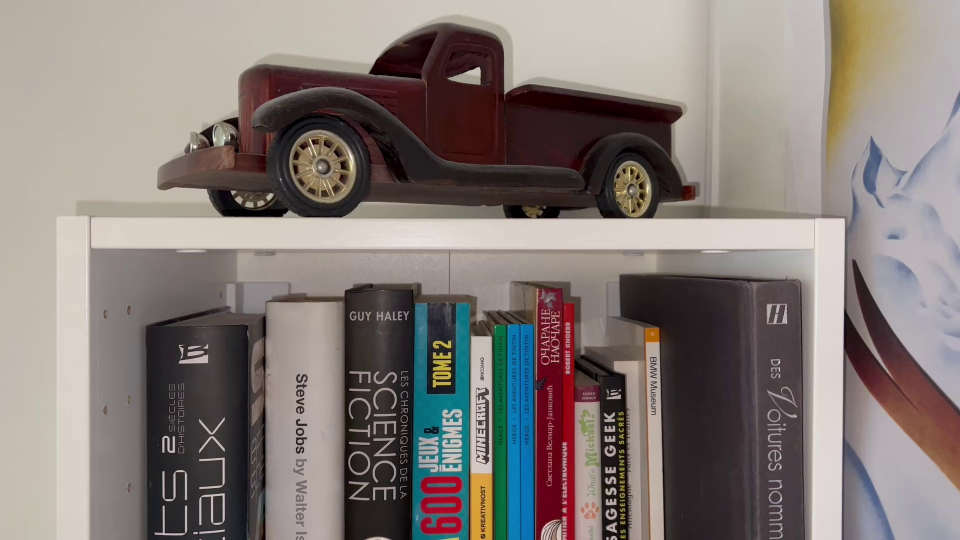
#> input picture WIP_ImageProcessingService/v2_apr14/Panoramic-Photo-Generation-master/key_frames/frame0.jpg, 1920 x 1080 px (shown at 1/2 size)
$ python -i stitch.py   (imports and definitions only)
#> lines starting #> are read from the running program, lines starting #| are printed output that depends on the picture; after the words box and inside, x2 and y2 are one past the last pixel; in counts of white or black regions, pixels touching at a corner belong together
#> further down, picture is the input picture: shape (1080, 1920, 3); mean B, G, R 119, 122.8, 132.1
import cv2
import numpy as np


# [124 lines left out: functions stitch_by_H, compute_homography, stitch_image, not called in this run]


def crop_black(img):
    """Crop off the black edges."""
    img_gray = cv2.cvtColor(img, cv2.COLOR_BGR2GRAY)
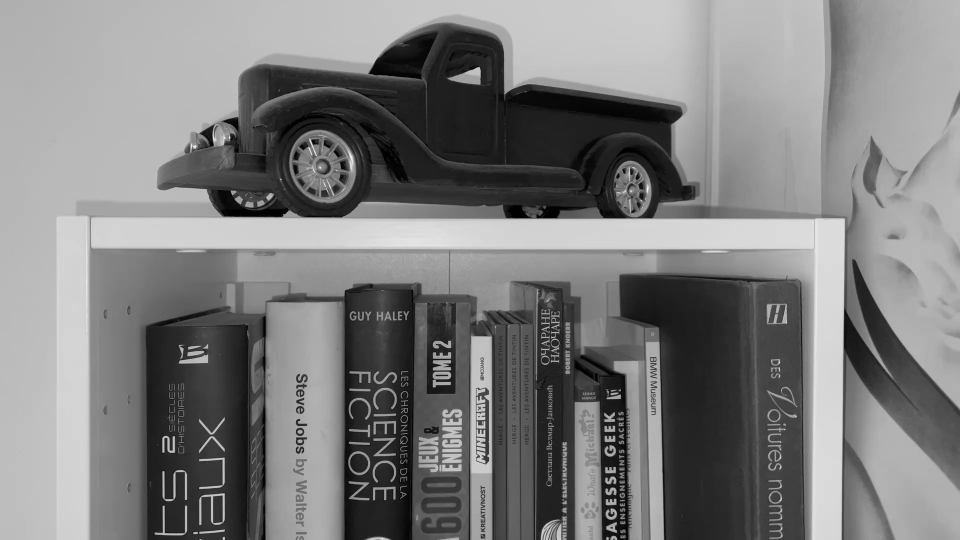
#> img_gray: shape (1080, 1920) (shown at 1/2 size); min 0, max 254, mean 125.2
    _, thresh = cv2.threshold(img_gray, 1, 255, cv2.THRESH_BINARY)
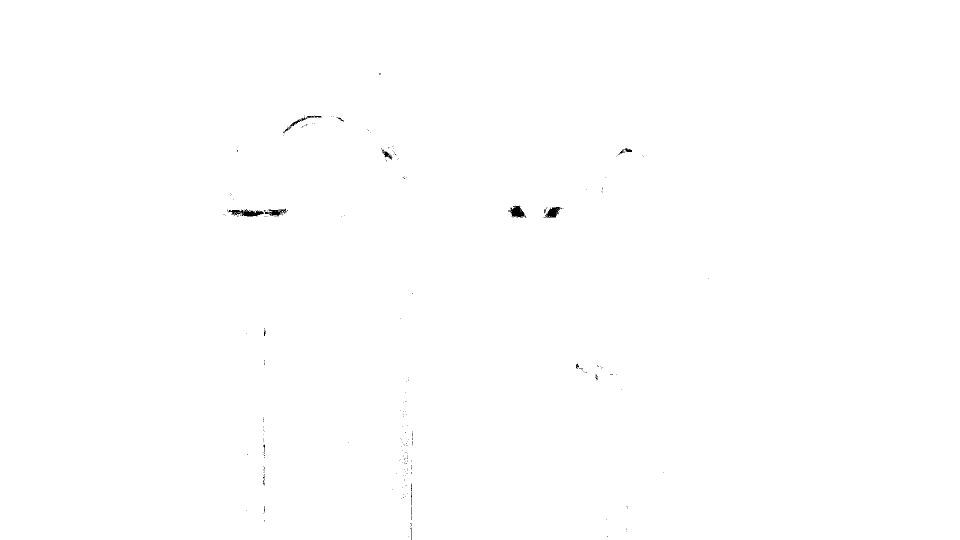
#> thresh: shape (1080, 1920) (shown at 1/2 size); 99.9% white; 236 black regions (218 under 20 px)
    contours, _ = cv2.findContours(thresh, cv2.RETR_EXTERNAL,
                                      cv2.CHAIN_APPROX_NONE)
#> contours = 1 contour; box (x1, y1, x2, y2) and area: (0, 0, 1920, 1080) 2070550

    max_area = 0
    best_rect = (0, 0, 0, 0)

    for cnt in contours:
        x, y, w, h = cv2.boundingRect(cnt)
        deltaHeight = h - y
        deltaWidth = w - x

        area = deltaHeight * deltaWidth

        if area > max_area and deltaHeight > 0 and deltaWidth > 0:
            max_area = area
            best_rect = (x, y, w, h)
#> this loop made 1 pass
#> (x, y, w, h, deltaHeight, deltaWidth, area, max_area) on pass 1: (0, 0, 1920, 1080, 1080, 1920, 2073600, 2073600)
#> after the loop, max_area = 2073600

    if max_area > 0:
        img_crop = img[best_rect[1]:best_rect[1] + best_rect[3],
                   best_rect[0]:best_rect[0] + best_rect[2]]
    else:
        img_crop = img

    return img_crop


# Equations are from https://www.cnblogs.com/cheermyang/p/5431170.html
# [27 lines left out: function cylindrical_project, not called in this run]


# Below are our attempts for linear blending and Laplacian blending.
"""
def stitch_by_H_blend(img1, img2, H):
    # Get heights and widths of input images
    w1, h1, depth = img1.shape
    w2, h2 = img2.shape[0:2]

    # Store the 4 ends of each original canvas
    img1_canvas = np.float32([[0, 0], [0, w1],
                              [h1, w1], [h1, 0]]).reshape(-1, 1, 2)
    img2_canvas_orig = np.float32([[0, 0], [0, w2],
                                   [h2, w2], [h2, 0]]).reshape(-1, 1, 2)

    # The 4 ends of (perspective) transformed img2
    if H is None:
        H = compute_homography(img1, img1)
    img2_canvas = cv2.perspectiveTransform(img2_canvas_orig, H)

    # Get the coordinate range of output (0.5 is fixed for image completeness)
    output_canvas = np.concatenate((img1_canvas, img2_canvas), axis=0)
    [x_min, y_min] = np.int32(output_canvas.min(axis=0).ravel() - 0.5)
    [x_max, y_max] = np.int32(output_canvas.max(axis=0).ravel() + 0.5)

    # The output matrix after affine transformation
    transform_array = np.array([[1, 0, -x_min],
                                [0, 1, -y_min],
                                [0, 0, 1]])

    # Warp the perspective of img2
    img_output = cv2.warpPerspective(img2, transform_array.dot(H),
                                     (x_max - x_min, y_max - y_min))

    # [27 lines of commented-out code are left out]
    img2_blending = img_output.copy()
    for i in range(-y_min, w1 - y_min):
        for j in range(-x_min, h1 - x_min):
            if np.any(img1[i + y_min][j + x_min]):
                if np.any(img2_blending[i][j]):
                    continue
                else:
                    img2_blending[i][j] = img1[i + y_min][j + x_min]
    mask = np.ones_like(img2, dtype='float32')
    mask = cv2.warpPerspective(mask, transform_array.dot(H),
                               (x_max - x_min, y_max - y_min))
    img2_blending = img2_blending[-y_min:w1 - y_min, -x_min:h1 - x_min]
    mask_blending = mask[-y_min:w1 - y_min, -x_min:h1 - x_min]
    output_blending = Laplacian_blending(img2_blending, img1, mask_blending, 6)
    img_output[-y_min:w1 - y_min, -x_min:h1 - x_min] = output_blending
    return img_output
"""


# From https://gist.github.com/royshil/0b20a7dd08961c83e210024a4a7d841a for test
"""
def Laplacian_blending(img1, img2, mask, levels=4):
    G1 = img1.copy()
    G2 = img2.copy()
    GM = mask.copy()
    gp1 = [G1]
    gp2 = [G2]
    gpM = [GM]
    for i in range(levels):
        G1 = cv2.pyrDown(G1)
        G2 = cv2.pyrDown(G2)
        GM = cv2.pyrDown(GM)
        gp1.append(np.float32(G1))
        gp2.append(np.float32(G2))
        gpM.append(np.float32(GM))

    # Generate Laplacian Pyramids for A, B and masks
    lp1 = [gp1[levels - 1]]  # the bottom of the Lap-pyr holds the last (smallest) Gauss level
    lp2 = [gp2[levels - 1]]
    gpMr = [gpM[levels - 1]]
    for i in range(levels - 1, 0, -1):
        # Laplacian: subtarct upscaled version of lower level from current level
        # to get the high frequencies
        L1 = np.subtract(gp1[i - 1], cv2.pyrUp(gp1[i]))
        L2 = np.subtract(gp2[i - 1], cv2.pyrUp(gp2[i]))
        lp1.append(L1)
        lp2.append(L2)
        gpMr.append(gpM[i - 1])  # also reverse the masks

    # Now blend images according to mask in each level
    LS = []
    for l1, l2, gm in zip(lp1, lp2, gpMr):
        ls = l1 * gm + l2 * (1.0 - gm)
        LS.append(ls)

    # Now reconstruct
    ls_ = LS[0]
    for i in range(1, levels):
        ls_ = cv2.pyrUp(ls_)
        ls_ = cv2.add(ls_, LS[i])

    return ls_
"""

>>> import cv2
>>> picture = cv2.imread('key_frames/frame0.jpg')
>>> result = crop_black(picture)

$ run again, on WIP_ImageProcessingService/v2_apr14/Panoramic-Photo-Generation-master/key_frames/frame10.jpg
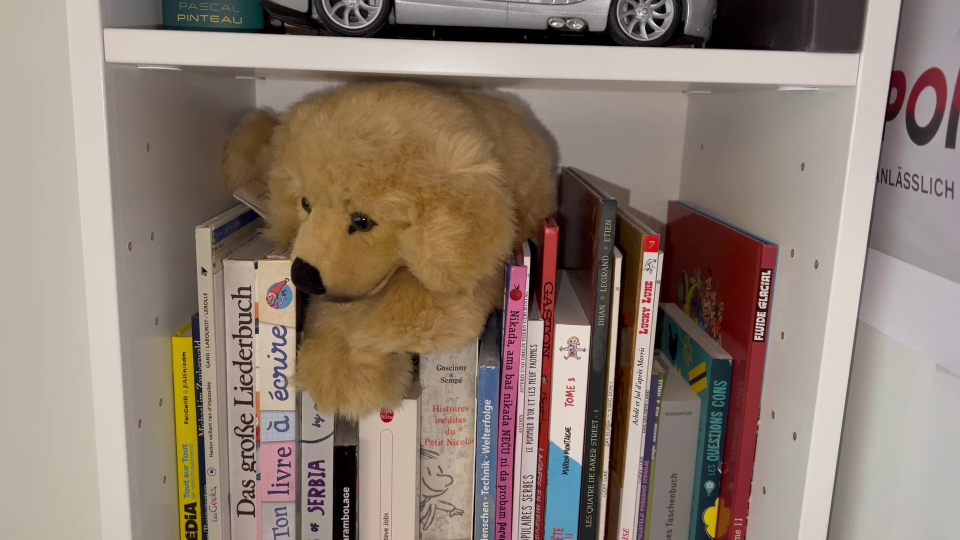
#> input picture WIP_ImageProcessingService/v2_apr14/Panoramic-Photo-Generation-master/key_frames/frame10.jpg, 1920 x 1080 px (shown at 1/2 size)
#> picture is the input picture: shape (1080, 1920, 3); mean B, G, R 114.6, 126.4, 142.2
#> in crop_black, `img_gray = cv2.cvtColor(img, cv2.COLOR_BGR2GRAY)`:
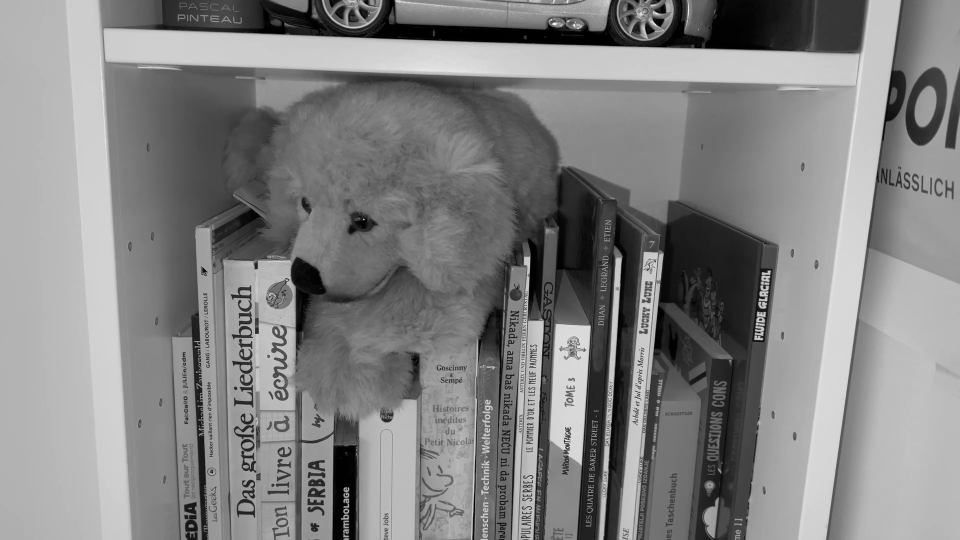
#> img_gray: shape (1080, 1920) (shown at 1/2 size); min 0, max 255, mean 129.8
#> in crop_black, `_, thresh = cv2.threshold(img_gray, 1, 255, cv2.THRESH_BINARY)`:
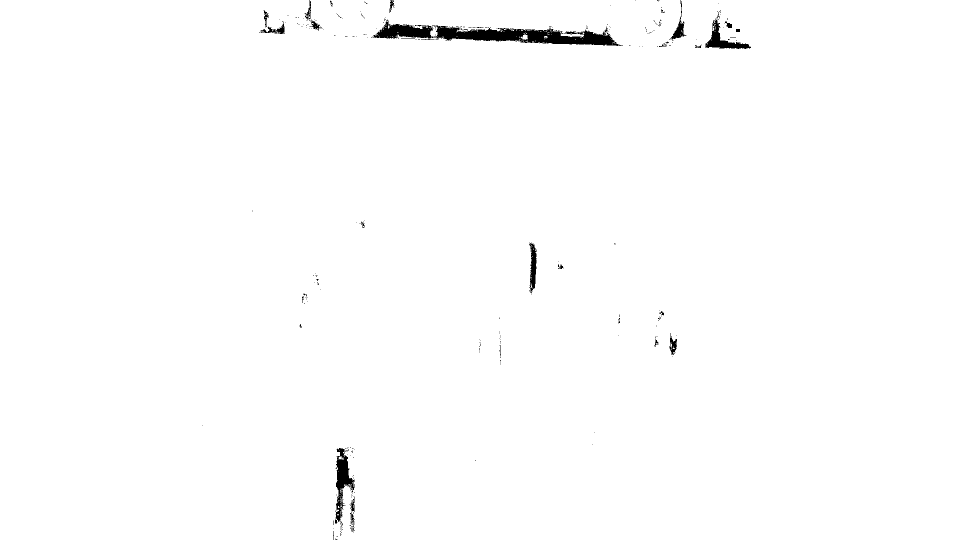
#> thresh: shape (1080, 1920) (shown at 1/2 size); 99.1% white; 276 black regions (248 under 20 px)
#> contours = 8 contours, 7 with area under 20; largest, box (x1, y1, x2, y2) and area: (0, 0, 1920, 1080) 2070167
#> the loop in crop_black, `for cnt in contours:` made 8 passes
#> (x, y, w, h, deltaHeight, deltaWidth, area, max_area) on pass 8: (0, 0, 1920, 1080, 1080, 1920, 2073600, 2073600)
#> after the loop in crop_black, `for cnt in contours:`: max_area = 2073600

$ run again, on WIP_ImageProcessingService/v2_apr14/Panoramic-Photo-Generation-master/key_frames/frame11.jpg
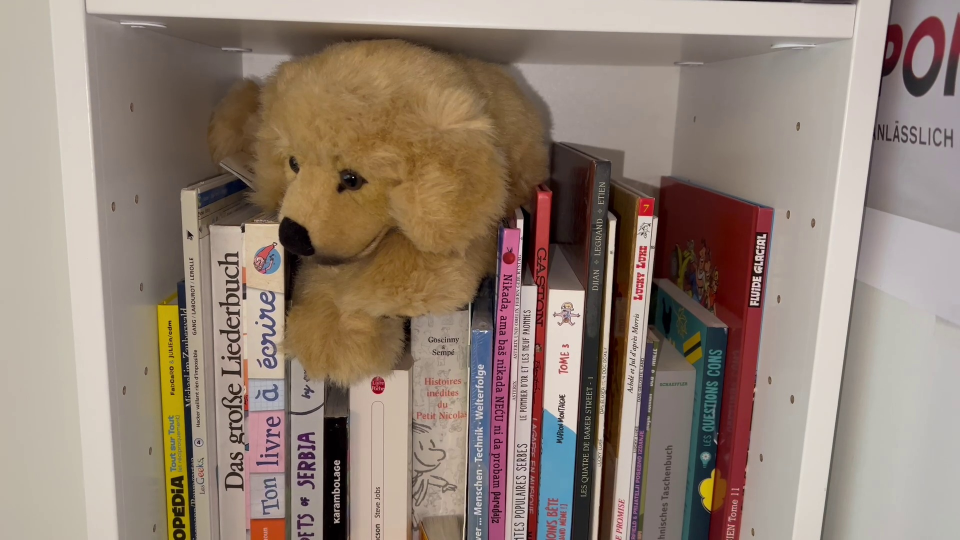
#> input picture WIP_ImageProcessingService/v2_apr14/Panoramic-Photo-Generation-master/key_frames/frame11.jpg, 1920 x 1080 px (shown at 1/2 size)
#> picture is the input picture: shape (1080, 1920, 3); mean B, G, R 117.8, 130.2, 147.1
#> in crop_black, `img_gray = cv2.cvtColor(img, cv2.COLOR_BGR2GRAY)`:
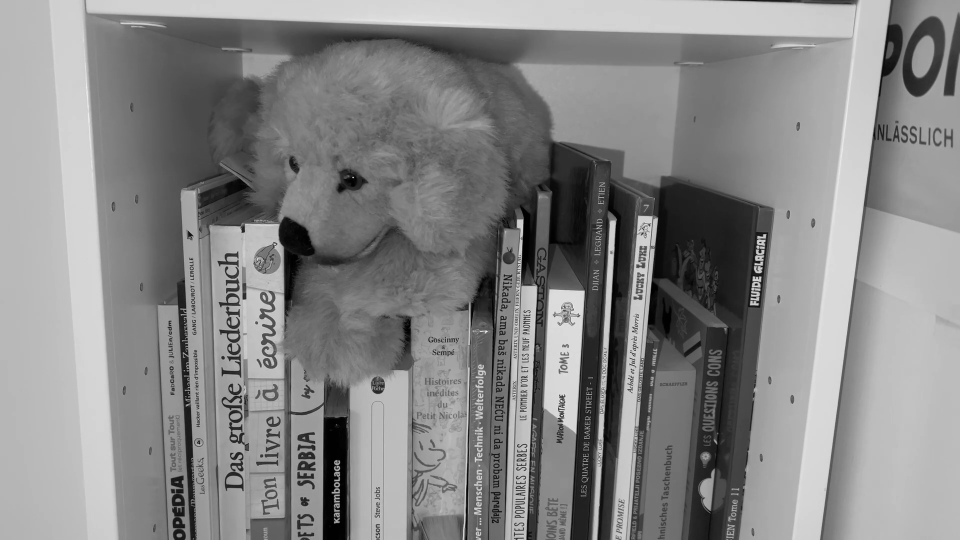
#> img_gray: shape (1080, 1920) (shown at 1/2 size); min 0, max 255, mean 133.9
#> in crop_black, `_, thresh = cv2.threshold(img_gray, 1, 255, cv2.THRESH_BINARY)`:
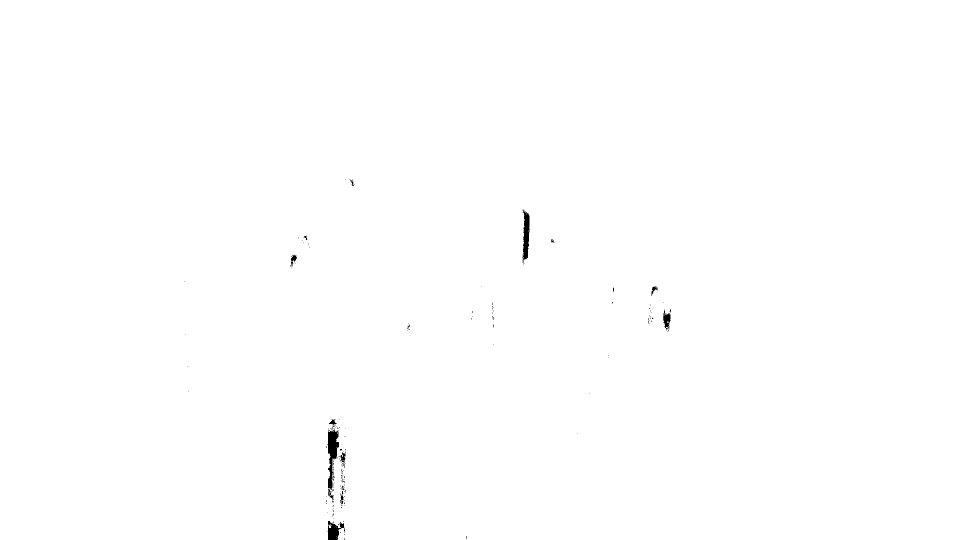
#> thresh: shape (1080, 1920) (shown at 1/2 size); 99.8% white; 163 black regions (150 under 20 px)
#> contours = 5 contours, 4 with area under 20; largest, box (x1, y1, x2, y2) and area: (0, 0, 1920, 1080) 2069772
#> the loop in crop_black, `for cnt in contours:` made 5 passes
#> (x, y, w, h, deltaHeight, deltaWidth, area, max_area) on pass 5: (0, 0, 1920, 1080, 1080, 1920, 2073600, 2073600)
#> after the loop in crop_black, `for cnt in contours:`: max_area = 2073600
